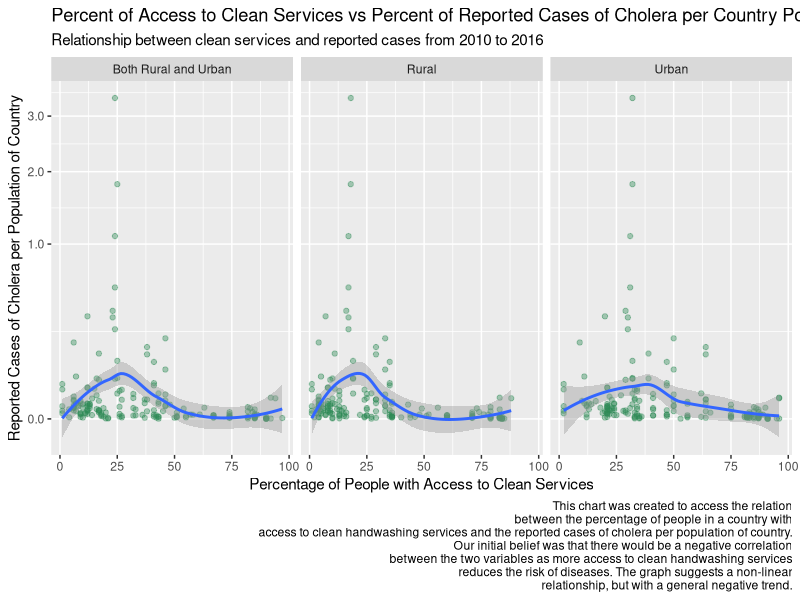
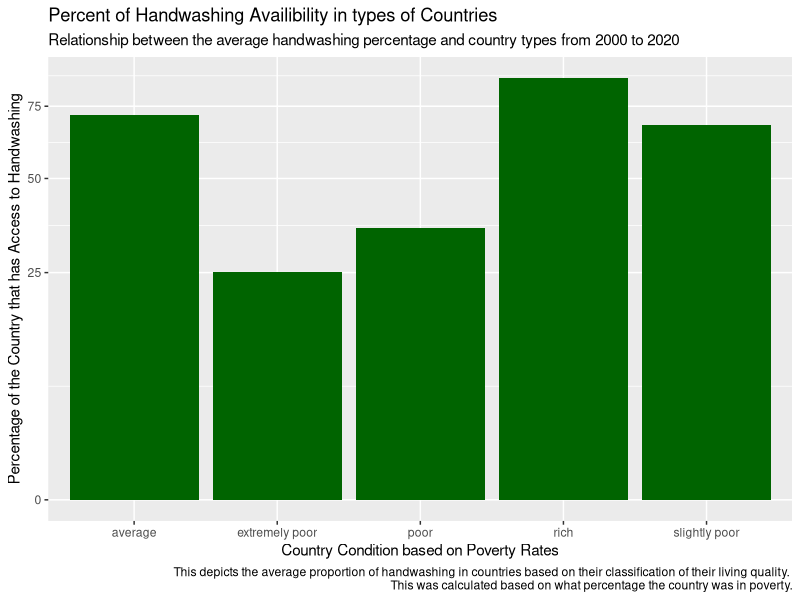
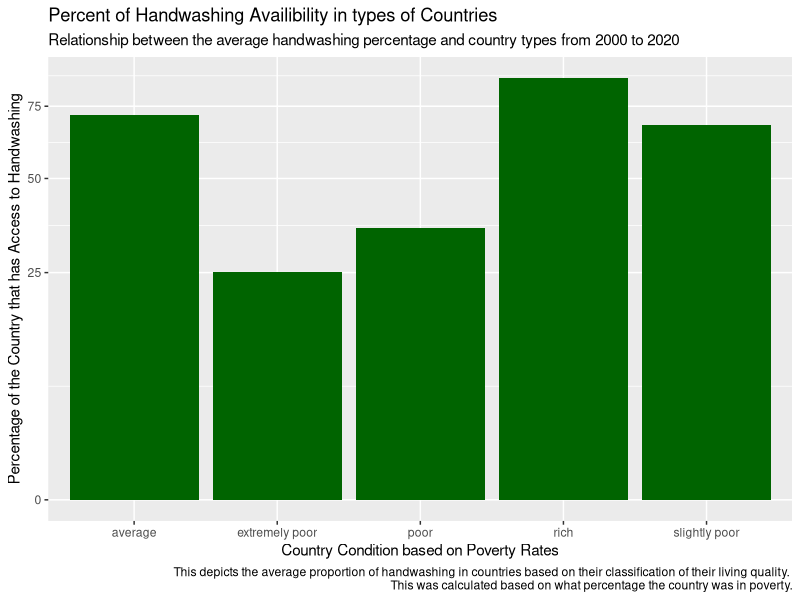

These figures' R source, in order:
## ---- chunk 1
knitr::opts_chunk$set(echo = FALSE)
library(dplyr)
library(ggplot2)
library(stringr)
library(tidyr)
library(data.table)
library(knitr)

## ---- chunk 2
  #Cholera data
cholera <- read.csv("../data/data_cholera_infection_rate.csv")

#Handwashing data
handwash <- read.csv("../data/data_handwash.csv")

#Population data
population <- read.csv("../data/data_country_population.csv")

#Diarrhea data
diarrhea <- read.csv("../data/data_diarrhea_death_rate.csv")

#Poverty data
poverty <- read.csv("../data/data_poverty.csv")

handwash <- read.csv("../data/data_handwash.csv")
## ---- chunk 3
  #Convert Years to rows
population_filtered <- select(population, -c(Country.Code, Indicator.Name, Indicator.Code)) %>%
                      gather("Year", "Population", -Country.Name)%>%
                      rename(Country =Country.Name)
#Rename columns for handwash
handwash_filtered <- slice(handwash,3:n())
names(handwash_filtered) <-  paste0(names(handwash_filtered), ",") %>%
                               str_replace("\\.1,", ", Urban") %>%
                          str_replace("\\.2,", ", Rural") %>%
                          str_replace("\\,$", ", Both Rural and Urban")
#Remove Years to actual years
population_filtered$Year <- strtoi(str_replace(population_filtered$Year, "X", ""))
#Convert handwash years to rows
handwash_filtered <- rename(handwash_filtered, Countries = "X, Both Rural and Urban") %>%
                      gather("Year_and_type", "Percent", -Countries) %>%
                    separate("Year_and_type", into = c("Year","Urban_Rural_or_Both"), sep = ", ")%>%
                    rename(Country = Countries)
#Convert Percentages to integers
#String to integer function is from:
#https://www.tutorialkart.com/r-tutorial/r-convert-string-to-integer/#:~:text=To%20convert%20String%20to%20Integer%20in%20R%20programming%2C%20call%20strtoi,respect%20to%20the%20specified%20base.
handwash_filtered$Percent <- strtoi(handwash_filtered$Percent)
handwash_filtered <- filter(handwash_filtered, !is.na(handwash_filtered$Percent))
#Convert Year to actual years
handwash_filtered$Year <- strtoi(str_replace(handwash_filtered$Year, "X", ""))
#Join handwash_filtered and cholera and filter for max date
handwash_and_cholera <- inner_join(handwash_filtered, cholera) %>% filter(Year == max(Year))
#Value 1
maximum_proportion_handwash <- handwash_and_cholera %>%filter(Percent == max(Percent)) %>%
  pull(Percent)
maximum_proportion_handwash <- maximum_proportion_handwash[1]
#Value 2
max_prop_how_many <-  handwash_and_cholera %>% filter(Percent == max(Percent)) %>%
  pull(Country)
max_prop_how_many <- length(max_prop_how_many)
#Value 3
avg_prop_poverty <- round((mean(na.omit(poverty$percPoverty))), digits = 2)
#Value 4
median_cholera_cases  <- round(median(handwash_and_cholera$Number.of.reported.cases.of.cholera, na.rm =TRUE), digits = 2)
#Value 5
minimum_proportion_handwash <-  handwash_and_cholera %>% filter(Percent == min(Percent)) %>%
  pull(Percent)
minimum_proportion_handwash <- minimum_proportion_handwash[1]
#Value 6
min_prop_how_many <-  handwash_and_cholera %>% filter(Percent == min(Percent)) %>%
  pull(Country)
min_prop_how_many <- length(min_prop_how_many)
#Summary list function
summary_list <- list()
summary_list$maximum_proportion_handwash <- maximum_proportion_handwash
summary_list$max_prop_how_many <- max_prop_how_many
summary_list$avg_prop_poverty <- avg_prop_poverty
summary_list$median_cholera_cases <- median_cholera_cases
summary_list$minimum_proportion_handwash <-minimum_proportion_handwash
summary_list$min_prop_how_many <- min_prop_how_many
summary_list$avg_cholera_cases <- round(mean(handwash_and_cholera$Number.of.reported.cases.of.cholera, na.rm =TRUE), digits = 2)
## ---- chunk 4
highest_poverty <- poverty %>%
  group_by(country)%>%
  filter(percPoverty >= 50.0)
table <- as.data.table(highest_poverty)
kable(table)
 
## ---- chunk 5
  #Convert Years to rows
population_filtered <- select(population, -c(Country.Code, Indicator.Name, Indicator.Code)) %>%
                      gather("Year", "Population", -Country.Name)%>%
                      rename(Country =Country.Name)
#Rename columns for handwash
handwash_filtered <- slice(handwash,3:n())
names(handwash_filtered) <-  paste0(names(handwash_filtered), ",") %>%
                               str_replace("\\.1,", ", Urban") %>%
                          str_replace("\\.2,", ", Rural") %>%
                          str_replace("\\,$", ", Both Rural and Urban")

#Remove Years to actual years
population_filtered$Year <- strtoi(str_replace(population_filtered$Year, "X", ""))

#Convert handwash years to rows
handwash_filtered <- rename(handwash_filtered, Countries = "X, Both Rural and Urban") %>%
                      gather("Year_and_type", "Percent", -Countries) %>%
                    separate("Year_and_type", into = c("Year","Urban_Rural_or_Both"), sep = ", ")%>%
                    rename(Country = Countries)

#Convert Percentages to integers
#String to integer function is from:
#https://www.tutorialkart.com/r-tutorial/r-convert-string-to-integer/#:~:text=To%20convert%20String%20to%20Integer%20in%20R%20programming%2C%20call%20strtoi,respect%20to%20the%20specified%20base.
handwash_filtered$Percent <- strtoi(handwash_filtered$Percent)
handwash_filtered <- filter(handwash_filtered, !is.na(handwash_filtered$Percent))

#Convert Year to actual years
handwash_filtered$Year <- strtoi(str_replace(handwash_filtered$Year, "X", ""))

#Join handwash_filtered and cholera
handwash_and_cholera <- inner_join(handwash_filtered, cholera)

#Join handwash_and_cholera with population_filtered, and
#create Proportion for Cholera Cases divided by Proportion of Sanitation
final_dataframe <- inner_join(handwash_and_cholera, population_filtered) %>%
                    mutate(cases_per_population = Number.of.reported.cases.of.cholera / Population * 100) %>%
                    filter(Year == 2016 | Year == 2015 | Year == 2014 | Year ==2013 | Year == 2012 | Year == 2011| Year == 2010 )

#Make our ggplot2 chart
chart_1 <- ggplot(data = final_dataframe, aes(x = Percent, y = cases_per_population)) +
                    geom_point(alpha = .4, color = "seagreen") +
                    geom_smooth()+facet_wrap(~Urban_Rural_or_Both) +
                    xlab("Percentage of People with Access to Clean Services") +
                    ylab("Reported Cases of Cholera per Population of Country") +
                  # I got the scales::comma lable from:
                  #https://stackoverflow.com/questions/52602503/display-an-axis-value-in-millions-in-ggplot
                  #Square root scale is from:
                  #https://ggplot2-book.org/scales-guides.html
                    scale_y_sqrt(labels = scales::comma) +
                    labs(title = "Percent of Access to Clean Services vs Percent of Reported Cases of Cholera per Country Population",
                        subtitle = "Relationship between clean services and reported cases from 2010 to 2016",
                        caption = "This chart was created to access the relation
                        between the percentage of people in a country with
                        access to clean handwashing services and the reported cases of cholera per population of country.
                        Our initial belief was that there would be a negative correlation
                        between the two variables as more access to clean handwashing services
                        reduces the risk of diseases. The graph suggests a non-linear
                        relationship, but with a general negative trend.")


chart_1


## ---- chunk 6
library(dplyr)
library(ggplot2)
library(stringr)
library(tidyr)



handwash_filtered <- slice(handwash,3:n())
names(handwash_filtered) <-  paste0(names(handwash_filtered), ",") %>%
  str_replace("\\.1,", ", Urban") %>%
  str_replace("\\.2,", ", Rural") %>%
  str_replace("\\,$", ", Both Rural and Urban")

#Convert handwash years to rows
handwash_filtered <- rename(handwash_filtered, Countries = "X, Both Rural and Urban") %>%
  gather("Year_and_type", "Percent", -Countries) %>%
  separate("Year_and_type", into = c("Year","Urban_Rural_or_Both"), sep = ", ")%>%
  rename(Country = Countries)

#Convert Percentages to integers
#String to integer function is from:
#https://www.tutorialkart.com/r-tutorial/r-convert-string-to-integer/#:~:text=To%20convert%20String%20to%20Integer%20in%20R%20programming%2C%20call%20strtoi,respect%20to%20the%20specified%20base.
handwash_filtered$Percent <- strtoi(handwash_filtered$Percent)
handwash_filtered <- filter(handwash_filtered, !is.na(handwash_filtered$Percent))

#Convert Year to actual years
handwash_filtered$Year <- strtoi(str_replace(handwash_filtered$Year, "X", ""))

(mean(na.omit(poverty$percPoverty)))


handwash_filtered <- slice(handwash,3:n())
names(handwash_filtered) <-  paste0(names(handwash_filtered), ",") %>%
  str_replace("\\.1,", ", Urban") %>%
  str_replace("\\.2,", ", Rural") %>%
  str_replace("\\,$", ", Both Rural and Urban")

#Convert handwash years to rows
handwash_filtered <- rename(handwash_filtered, Countries = "X, Both Rural and Urban") %>%
  gather("Year_and_type", "Percent", -Countries) %>%
  separate("Year_and_type", into = c("Year","Urban_Rural_or_Both"), sep = ", ")%>%
  rename(Country = Countries)

#Convert Percentages to integers
#String to integer function is from:
#https://www.tutorialkart.com/r-tutorial/r-convert-string-to-integer/#:~:text=To%20convert%20String%20to%20Integer%20in%20R%20programming%2C%20call%20strtoi,respect%20to%20the%20specified%20base.
handwash_filtered$Percent <- strtoi(handwash_filtered$Percent)
handwash_filtered <- filter(handwash_filtered, !is.na(handwash_filtered$Percent))

#Convert Year to actual years
handwash_filtered$Year <- strtoi(str_replace(handwash_filtered$Year, "X", ""))

(mean(na.omit(poverty$percPoverty)))

poverty_df <- data.frame(poverty$percPoverty, poverty)
poverty_df <- data.frame(poverty_df$percPoverty, poverty)
poverty_df$percPoverty <- as.double(poverty_df$percPoverty)


handwash_df <- handwash_filtered %>% mutate(no = (100 - handwash_filtered$Percent)) 
View(handwash_df)

poverty.df <- poverty_df %>% mutate(
  country_type = ifelse(poverty_df$percPoverty  < 10,"rich", ifelse(poverty_df$percPoverty < 20 & poverty_df$percPoverty > 10,  
                                                                    "average", ifelse(poverty_df$percPoverty < 30 & poverty_df$percPoverty > 20, "slightly poor", ifelse(poverty_df$percPoverty < 40 & 
                                                                                                                                                                           poverty_df$percPoverty > 30, "poor", "extremely poor"))))
)

poverty.df <- poverty.df %>% 
  rename("Country" = "country")

merge <- inner_join(poverty.df, handwash_df)

View(merge)
View(poverty.df)

merge <- merge %>%group_by(country_type) %>%
  summarise(Percent = mean(Percent))
merge <- arrange(merge, Percent)
View(merge)

merge %>%filter(!is.na(country_type))

p<-ggplot(data= na.omit(merge), aes(x=country_type, y=Percent)) +
  geom_bar(stat="identity", fill = " dark green") +
  
  xlab("Country Condition based on Poverty Rates") +
  ylab("Percentage of the Country that has Access to Handwashing") +
  scale_y_sqrt(labels = scales::comma)  +
  labs(title = "Percent of Handwashing Availibility in types of Countries", 
       subtitle = "Relationship between the average handwashing percentage and country types from 2000 to 2020", 
       caption = "This depicts the average proportion of handwashing in countries based on their classification of their living quality. 
       This was calculated based on what percentage the country was in poverty." )
p


poverty_df <- data.frame(poverty$percPoverty, poverty)
poverty_df <- data.frame(poverty_df$percPoverty, poverty)
poverty_df$percPoverty <- as.double(poverty_df$percPoverty)


handwash_df <- handwash_filtered %>% mutate(no = (100 - handwash_filtered$Percent)) 
View(handwash_df)

poverty.df <- poverty_df %>% mutate(
country_type = ifelse(poverty_df$percPoverty  < 10,"rich", ifelse(poverty_df$percPoverty < 20 & poverty_df$percPoverty > 10,  
    "average", ifelse(poverty_df$percPoverty < 30 & poverty_df$percPoverty > 20, "slightly poor", ifelse(poverty_df$percPoverty < 40 & 
    poverty_df$percPoverty > 30, "poor", "extremely poor"))))
 )

poverty.df <- poverty.df %>% 
  rename("Country" = "country")

merge <- inner_join(poverty.df, handwash_df)

View(merge)
View(poverty.df)

merge <- merge %>%group_by(country_type) %>%
summarise(Percent = mean(Percent))
merge <- arrange(merge, Percent)
View(merge)

merge %>%filter(!is.na(country_type))

p<-ggplot(data= na.omit(merge), aes(x=country_type, y=Percent)) +
  geom_bar(stat="identity", fill = " dark green") +
 
  xlab("Country Condition based on Poverty Rates") +
  ylab("Percentage of the Country that has Access to Handwashing") +
   scale_y_sqrt(labels = scales::comma)  +
  labs(title = "Percent of Handwashing Availibility in types of Countries", 
       subtitle = "Relationship between the average handwashing percentage and country types from 2000 to 2020", 
       caption = "This depicts the average proportion of handwashing in countries based on their classification of their living quality. 
       This was calculated based on what percentage the country was in poverty." )
p




## ---- chunk 7
# total handwashing with soap
# 
# total_handwashing <- read.csv("data/data_handwash.csv") %>%
#   select('...1', `2020...2`, `2019...5`, `2018...8`, `2017...11`, `2016...14`, `2015...17`, `2014...20`, `2013...23`, `2012...26`, `2011...29`, `2010...32`, `2009...35`, `2008...38`, `2007...41`, `2006...44`, `2005...47`, `2004...50`, `2003...53`, `2002...56`, `2001...59`)
# total_handwashing<- rename(total_handwashing, countries = '...1')
# total_handwashing <- rename( total_handwashing, '2020' = '2020...2', '2019' = `2019...5`,  '2018' = `2018...8`, '2017' = `2017...11`,  '2016' = `2016...14`, '2015' = `2015...17`, '2014' = `2014...20`, '2013' = `2013...23`, '2012' = `2012...26`, '2011' = `2011...29`, '2010' = `2010...32`, '2009' = `2009...35`, '2008' = `2008...38`, '2007' = `2007...41`, '2006' = `2006...44`, '2005' = `2005...47`, '2004' = `2004...50`, '2003' = `2003...53`, '2002' = `2002...56`, '2001' = `2001...59` )
# View(total_handwashing)
# 
# total_handwashing = total_handwashing[-1, ]
# 
# total_handwashing <- total_handwashing %>%
#   pivot_longer(-c('countries'), names_to = "date", values_to = "total_percentage")
# View(total_handwashing)
# 
# total_handwashing = total_handwashing[-1:-20, ]
# 
# total_handwashing <- na.omit(total_handwashing)
# View(total_handwashing)
# 
# total_handwashing$total_percentage <- strtoi(total_handwashing$total_percentage)
# total_handwashing$date <- strtoi(total_handwashing$date)
# 
# total_handwashing <- total_handwashing %>%
#   group_by(countries, date) %>%
#   summarise(total_percentage = sum(total_percentage)) %>%
#   ungroup()
# 
# total_handwashing <- total_handwashing %>%
#   group_by(date) %>%
#   summarise(total_percentage = mean(total_percentage))
# 
# 
# total_handwashing_plot <- total_handwashing %>%
#   ggplot(aes(x = date, y = total_percentage)) + 
#   geom_line(alpha = .4, color = "seagreen") + 
#   xlab("Date") +
#   ylab("Percentage of People with Access to Handwashing Services") +
#   scale_y_sqrt(labels = scales::comma) + 
#   labs(title = "Average total percentage of Handwashing Access per Year",
#        subtitle = "Relationship between Handwashing Service Accessibility and Date",
#        caption = " This chart was created to determine the correlation between handwashing access and time.
#                   This will help people visualize how handwashing access has developed over the past years.
#                   We initially thought that the graph would show very visible positive growth, however,
#                   we can now see how their are quite a few dips in the chart that we did not expect.It is observed
#                   how the chart does seem to be leveling out in the recent years. This answers our 
#                   question #2 of if access to handwashing services has increased over time.")
# 

